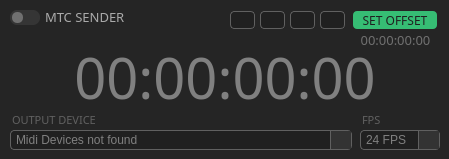
    <widget class="QFrame" name="mtc_frame">
     <property name="geometry">
      <rect>
       <x>510</x>
       <y>40</y>
       <width>449</width>
       <height>159</height>
      </rect>
     </property>
     <property name="styleSheet">
      <string notr="true">background: #252525;
border-radius: 10</string>
     </property>
     <property name="frameShape">
      <enum>QFrame::StyledPanel</enum>
     </property>
     <property name="frameShadow">
      <enum>QFrame::Raised</enum>
     </property>
     <widget class="QCheckBox" name="mtc_switch">
      <property name="enabled">
       <bool>true</bool>
      </property>
      <property name="geometry">
       <rect>
        <x>10</x>
        <y>10</y>
        <width>30</width>
        <height>15</height>
       </rect>
      </property>
      <property name="cursor">
       <cursorShape>PointingHandCursor</cursorShape>
      </property>
      <property name="styleSheet">
       <string notr="true">    QCheckBox {
        width: 30px;
        height: 15px;
        background-color: #353535;
        border-radius: 7px;
        padding: 2px;
    }
    QCheckBox::indicator {
        width: 11px	;
        height: 11px;
        background-color: #707070;
        border-radius: 5px;
    }
    QCheckBox::indicator:checked {
        background-color: #36BD74;;
        margin-left: 16px;
    }
    QCheckBox::indicator:hover {
        background-color: #99ff99;
    }
    QCheckBox::indicator:checked:hover {
        background-color: #36BD74;
    }
    QCheckBox::indicator:checked:disabled {
        background-color: #999999;
    }



</string>
      </property>
      <property name="text">
       <string/>
      </property>
      <property name="shortcut">
       <string/>
      </property>
      <property name="tristate">
       <bool>false</bool>
      </property>
     </widget>
     <widget class="QLabel" name="mtc_tc_label">
      <property name="geometry">
       <rect>
        <x>0</x>
        <y>47</y>
        <width>450</width>
        <height>60</height>
       </rect>
      </property>
      <property name="font">
       <font>
        <family>IBM Plex Sans Light</family>
        <pointsize>42</pointsize>
        <italic>false</italic>
       </font>
      </property>
      <property name="styleSheet">
       <string notr="true">color:grey</string>
      </property>
      <property name="text">
       <string>00:00:00:00</string>
      </property>
      <property name="alignment">
       <set>Qt::AlignCenter</set>
      </property>
     </widget>
     <widget class="QComboBox" name="mtc_output_combo_box">
      <property name="geometry">
       <rect>
        <x>10</x>
        <y>130</y>
        <width>342</width>
        <height>20</height>
       </rect>
      </property>
      <property name="styleSheet">
       <string notr="true">QComboBox {
    background-color: #202020;
    color: grey;
    border: 1px solid #606060;
    border-radius: 4px;
    padding: 2px;
	padding-left:5px;
}

QComboBox::drop-down {
    subcontrol-origin: padding;
    subcontrol-position: top right;
    width: 20px;
    border-left-width: 1px;
    border-left-color: #606060;
    border-left-style: solid;
    background: #333333;
}

QComboBox::drop-down::hover {
    background: #404040;
}

QComboBox::drop-down::pressed {
    background: #505050;
}


QComboBox::down-arrow {
    image: url(img/arrow2.png);
    width: 10px;
}

QComboBox QAbstractItemView {
	border-radius:0;
    border-bottom-right-radius: 2px;
    border-bottom-left-radius: 2px;
    background: #303030;
    border: 1px solid #404040;
    padding: 4px 4px 4px 4px;
    color: grey;
}

QComboBox:disabled  {
    background-color:  transparent;
    color: #505050;
    border: 1px solid #404040;
    border-radius: 4px;
    padding: 2px;
	padding-left:5px;
}

QComboBox::drop-down::disabled  {
    subcontrol-origin: padding;
    subcontrol-position: top right;
    width: 20px;
    border-left-width: 1px;
    border-left-color: #404040;
    border-left-style: solid;
    background: transparent;
}

QComboBox::down-arrow::disabled {
    image: url(img/arrow_disable.png);
    width: 10px;
}
</string>
      </property>
      <item>
       <property name="text">
        <string>Midi Devices not found</string>
       </property>
      </item>
     </widget>
     <widget class="QComboBox" name="mtc_fps_combo_box">
      <property name="geometry">
       <rect>
        <x>360</x>
        <y>130</y>
        <width>80</width>
        <height>20</height>
       </rect>
      </property>
      <property name="minimumSize">
       <size>
        <width>0</width>
        <height>0</height>
       </size>
      </property>
      <property name="styleSheet">
       <string notr="true">QComboBox {
    background-color: #202020;
    color: grey;
    border: 1px solid #606060;
    border-radius: 4px;
    padding: 2px;
	padding-left:5px;
}

QComboBox::drop-down {
    subcontrol-origin: padding;
    subcontrol-position: top right;
    width: 20px;
    border-left-width: 1px;
    border-left-color: #606060;
    border-left-style: solid;
    background: #333333;
}

QComboBox::drop-down::hover {
    background: #404040;
}

QComboBox::drop-down::pressed {
    background: #505050;
}


QComboBox::down-arrow {
    image: url(img/arrow2.png);
    width: 10px;
}

QComboBox QAbstractItemView {
	border-radius:0;
    border-bottom-right-radius: 2px;
    border-bottom-left-radius: 2px;
    background: #303030;
    border: 1px solid #404040;
    padding: 4px 4px 4px 4px;
    color: grey;
}

QComboBox:disabled  {
    background-color:  transparent;
    color: #505050;
    border: 1px solid #404040;
    border-radius: 4px;
    padding: 2px;
	padding-left:5px;
}

QComboBox::drop-down::disabled  {
    subcontrol-origin: padding;
    subcontrol-position: top right;
    width: 20px;
    border-left-width: 1px;
    border-left-color: #404040;
    border-left-style: solid;
    background: transparent;
}

QComboBox::down-arrow::disabled {
    image: url(img/arrow_disable.png);
    width: 10px;
}
</string>
      </property>
      <item>
       <property name="text">
        <string>24 FPS</string>
       </property>
      </item>
      <item>
       <property name="text">
        <string>25 FPS</string>
       </property>
      </item>
      <item>
       <property name="text">
        <string>30 FPS</string>
       </property>
      </item>
     </widget>
     <widget class="QPushButton" name="mtc_offset_button">
      <property name="geometry">
       <rect>
        <x>353</x>
        <y>11</y>
        <width>84</width>
        <height>18</height>
       </rect>
      </property>
      <property name="font">
       <font>
        <family>IBM Plex Sans Medium</family>
        <pointsize>9</pointsize>
        <weight>50</weight>
        <italic>false</italic>
        <bold>false</bold>
       </font>
      </property>
      <property name="styleSheet">
       <string notr="true">QPushButton {
        background-color: #36BD74;
        color: #202020;
        border: none;
        border-radius: 4px;
    }
    QPushButton:hover {
        background-color: #225e3f;
    }
    QPushButton:pressed {
        background-color: #888888;
        border-style: inset;
    }

QPushButton:disabled {
        background-color: #353535;
        color: #202020;
    }


</string>
      </property>
      <property name="text">
       <string>SET OFFSET</string>
      </property>
     </widget>
     <widget class="QLabel" name="mtc_label">
      <property name="geometry">
       <rect>
        <x>45</x>
        <y>9</y>
        <width>101</width>
        <height>16</height>
       </rect>
      </property>
      <property name="font">
       <font>
        <family>IBM Plex Sans Medium</family>
        <pointsize>10</pointsize>
        <weight>50</weight>
        <bold>false</bold>
       </font>
      </property>
      <property name="styleSheet">
       <string notr="true">color:#AAAAAA</string>
      </property>
      <property name="text">
       <string>MTC SENDER</string>
      </property>
     </widget>
     <widget class="QLabel" name="mtc_offset_label">
      <property name="geometry">
       <rect>
        <x>351</x>
        <y>30</y>
        <width>89</width>
        <height>20</height>
       </rect>
      </property>
      <property name="font">
       <font>
        <family>IBM Plex Sans ExtraLight</family>
        <pointsize>10</pointsize>
        <italic>false</italic>
       </font>
      </property>
      <property name="styleSheet">
       <string notr="true">color: #707070;</string>
      </property>
      <property name="frameShadow">
       <enum>QFrame::Plain</enum>
      </property>
      <property name="text">
       <string>00:00:00:00</string>
      </property>
      <property name="textFormat">
       <enum>Qt::PlainText</enum>
      </property>
      <property name="alignment">
       <set>Qt::AlignCenter</set>
      </property>
     </widget>
     <widget class="QLabel" name="mtc_fps_label">
      <property name="geometry">
       <rect>
        <x>362</x>
        <y>112</y>
        <width>25</width>
        <height>15</height>
       </rect>
      </property>
      <property name="font">
       <font>
        <family>IBM Plex Sans Light</family>
        <pointsize>8</pointsize>
        <weight>50</weight>
        <bold>false</bold>
       </font>
      </property>
      <property name="styleSheet">
       <string notr="true">color: #606060;</string>
      </property>
      <property name="text">
       <string>FPS</string>
      </property>
     </widget>
     <widget class="QLabel" name="mtc_output_label">
      <property name="geometry">
       <rect>
        <x>12</x>
        <y>112</y>
        <width>130</width>
        <height>15</height>
       </rect>
      </property>
      <property name="font">
       <font>
        <family>IBM Plex Sans Light</family>
        <pointsize>8</pointsize>
        <weight>50</weight>
        <bold>false</bold>
       </font>
      </property>
      <property name="styleSheet">
       <string notr="true">color: #606060;</string>
      </property>
      <property name="text">
       <string>OUTPUT DEVICE</string>
      </property>
     </widget>
     <widget class="QLineEdit" name="mtc_hh_offset">
      <property name="enabled">
       <bool>true</bool>
      </property>
      <property name="geometry">
       <rect>
        <x>230</x>
        <y>11</y>
        <width>25</width>
        <height>18</height>
       </rect>
      </property>
      <property name="font">
       <font>
        <family>IBM Plex Sans Light</family>
        <pointsize>9</pointsize>
        <weight>50</weight>
        <italic>false</italic>
        <bold>false</bold>
       </font>
      </property>
      <property name="styleSheet">
       <string notr="true">    QLineEdit {
    	background-color: #202020;
        border: 1px solid #606060;
        border-radius: 4px;
        color: #808080;
    }

QLineEdit:disabled  {
    background-color:  transparent;
    color: grey;
    border: 1px solid #404040;
    border-radius: 4px;
    padding: 2px;
}</string>
      </property>
      <property name="maxLength">
       <number>2</number>
      </property>
      <property name="alignment">
       <set>Qt::AlignCenter</set>
      </property>
     </widget>
     <widget class="QLineEdit" name="mtc_mm_offset">
      <property name="geometry">
       <rect>
        <x>260</x>
        <y>11</y>
        <width>25</width>
        <height>18</height>
       </rect>
      </property>
      <property name="font">
       <font>
        <family>IBM Plex Sans Light</family>
        <pointsize>9</pointsize>
        <weight>50</weight>
        <italic>false</italic>
        <bold>false</bold>
       </font>
      </property>
      <property name="styleSheet">
       <string notr="true">    QLineEdit {
    	background-color: #202020;
        border: 1px solid #606060;
        border-radius: 4px;
        color: #808080;
    }

QLineEdit:disabled  {
    background-color:  transparent;
    color: grey;
    border: 1px solid #404040;
    border-radius: 4px;
    padding: 2px;
}</string>
      </property>
      <property name="maxLength">
       <number>2</number>
      </property>
      <property name="alignment">
       <set>Qt::AlignCenter</set>
      </property>
     </widget>
     <widget class="QLineEdit" name="mtc_ss_offset">
      <property name="geometry">
       <rect>
        <x>290</x>
        <y>11</y>
        <width>25</width>
        <height>18</height>
       </rect>
      </property>
      <property name="font">
       <font>
        <family>IBM Plex Sans Light</family>
        <pointsize>9</pointsize>
        <weight>50</weight>
        <italic>false</italic>
        <bold>false</bold>
       </font>
      </property>
      <property name="styleSheet">
       <string notr="true">    QLineEdit {
    	background-color: #202020;
        border: 1px solid #606060;
        border-radius: 4px;
        color: #808080;
    }

QLineEdit:disabled  {
    background-color:  transparent;
    color: grey;
    border: 1px solid #404040;
    border-radius: 4px;
    padding: 2px;
}</string>
      </property>
      <property name="maxLength">
       <number>2</number>
      </property>
      <property name="alignment">
       <set>Qt::AlignCenter</set>
      </property>
     </widget>
     <widget class="QLineEdit" name="mtc_ff_offset">
      <property name="geometry">
       <rect>
        <x>320</x>
        <y>11</y>
        <width>25</width>
        <height>18</height>
       </rect>
      </property>
      <property name="font">
       <font>
        <family>IBM Plex Sans Light</family>
        <pointsize>9</pointsize>
        <weight>50</weight>
        <italic>false</italic>
        <bold>false</bold>
       </font>
      </property>
      <property name="styleSheet">
       <string notr="true">    QLineEdit {
    	background-color: #202020;
        border: 1px solid #606060;
        border-radius: 4px;
        color: #808080;
    }

QLineEdit:disabled  {
    background-color:  transparent;
    color: grey;
    border: 1px solid #404040;
    border-radius: 4px;
    padding: 2px;
}</string>
      </property>
      <property name="maxLength">
       <number>2</number>
      </property>
      <property name="alignment">
       <set>Qt::AlignCenter</set>
      </property>
     </widget>
    </widget>
